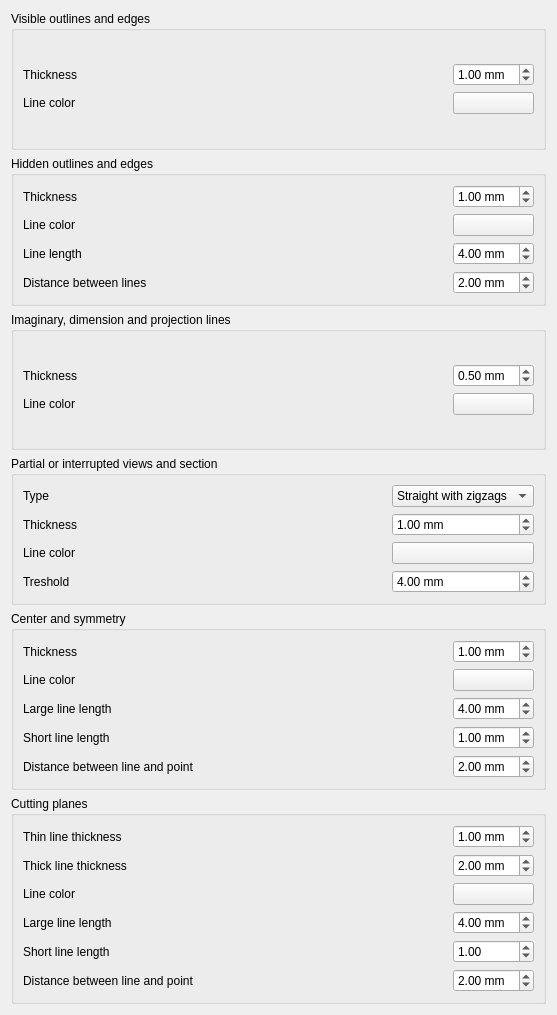
<?xml version="1.0" encoding="UTF-8"?>
<ui version="4.0">
 <class>TechDrawGui::DlgPrefsTechDraw2Imp</class>
 <widget class="QWidget" name="TechDrawGui::DlgPrefsTechDraw2Imp">
  <property name="geometry">
   <rect>
    <x>0</x>
    <y>0</y>
    <width>557</width>
    <height>1015</height>
   </rect>
  </property>
  <property name="windowTitle">
   <string>TechDraw Dimensions</string>
  </property>
  <layout class="QGridLayout" name="gridLayout_5">
   <item row="2" column="0">
    <widget class="QGroupBox" name="gbDimension">
     <property name="title">
      <string>Imaginary, dimension and projection lines</string>
     </property>
     <layout class="QGridLayout" name="gridLayout_9">
      <item row="0" column="0">
       <layout class="QGridLayout" name="gridLayout_10">
        <item row="0" column="0">
         <widget class="QLabel" name="label_13">
          <property name="text">
           <string>Thickness</string>
          </property>
         </widget>
        </item>
        <item row="1" column="0">
         <widget class="QLabel" name="label_14">
          <property name="text">
           <string>Line color</string>
          </property>
         </widget>
        </item>
        <item row="1" column="2">
         <widget class="Gui::ColorButton" name="pbDimensionColor">
          <property name="text">
           <string/>
          </property>
         </widget>
        </item>
        <item row="0" column="2">
         <widget class="QDoubleSpinBox" name="dsbThickness">
          <property name="suffix">
           <string> mm</string>
          </property>
          <property name="value">
           <double>0.500000000000000</double>
          </property>
         </widget>
        </item>
        <item row="0" column="1">
         <spacer name="horizontalSpacer_5">
          <property name="orientation">
           <enum>Qt::Horizontal</enum>
          </property>
          <property name="sizeHint" stdset="0">
           <size>
            <width>40</width>
            <height>20</height>
           </size>
          </property>
         </spacer>
        </item>
       </layout>
      </item>
     </layout>
    </widget>
   </item>
   <item row="3" column="0">
    <widget class="QGroupBox" name="gbSection">
     <property name="sizePolicy">
      <sizepolicy hsizetype="Preferred" vsizetype="Preferred">
       <horstretch>0</horstretch>
       <verstretch>0</verstretch>
      </sizepolicy>
     </property>
     <property name="title">
      <string>Partial or interrupted views and section</string>
     </property>
     <layout class="QGridLayout" name="gridLayout_6">
      <item row="0" column="0">
       <layout class="QGridLayout" name="gridLayout_7">
        <item row="1" column="0">
         <widget class="QLabel" name="label">
          <property name="text">
           <string>Thickness</string>
          </property>
         </widget>
        </item>
        <item row="1" column="2">
         <widget class="QDoubleSpinBox" name="dsbSectionThickness">
          <property name="suffix">
           <string> mm</string>
          </property>
          <property name="singleStep">
           <double>0.500000000000000</double>
          </property>
          <property name="value">
           <double>1.000000000000000</double>
          </property>
         </widget>
        </item>
        <item row="2" column="0">
         <widget class="QLabel" name="label_4">
          <property name="text">
           <string>Line color</string>
          </property>
         </widget>
        </item>
        <item row="1" column="1">
         <spacer name="horizontalSpacer_3">
          <property name="orientation">
           <enum>Qt::Horizontal</enum>
          </property>
          <property name="sizeHint" stdset="0">
           <size>
            <width>40</width>
            <height>20</height>
           </size>
          </property>
         </spacer>
        </item>
        <item row="0" column="0">
         <widget class="QLabel" name="label_15">
          <property name="text">
           <string>Type</string>
          </property>
         </widget>
        </item>
        <item row="0" column="2">
         <widget class="QComboBox" name="cbType">
          <item>
           <property name="text">
            <string>Straight with zigzags</string>
           </property>
          </item>
          <item>
           <property name="text">
            <string>Free hand</string>
           </property>
          </item>
         </widget>
        </item>
        <item row="3" column="0">
         <widget class="QLabel" name="label_6">
          <property name="text">
           <string>Treshold</string>
          </property>
         </widget>
        </item>
        <item row="3" column="2">
         <widget class="QDoubleSpinBox" name="dsbTreshold">
          <property name="suffix">
           <string> mm</string>
          </property>
          <property name="value">
           <double>4.000000000000000</double>
          </property>
         </widget>
        </item>
        <item row="2" column="2">
         <widget class="Gui::ColorButton" name="pbSectionColor">
          <property name="text">
           <string/>
          </property>
         </widget>
        </item>
       </layout>
      </item>
     </layout>
    </widget>
   </item>
   <item row="0" column="0">
    <widget class="QGroupBox" name="gbVisible">
     <property name="title">
      <string>Visible outlines and edges</string>
     </property>
     <layout class="QGridLayout" name="gridLayout_4">
      <item row="1" column="0">
       <layout class="QGridLayout" name="gridLayout" rowstretch="0,0" columnstretch="1,0,0">
        <item row="1" column="0">
         <widget class="QLabel" name="label_3">
          <property name="text">
           <string>Line color</string>
          </property>
         </widget>
        </item>
        <item row="0" column="2">
         <widget class="QDoubleSpinBox" name="dsbFontSize">
          <property name="suffix">
           <string> mm</string>
          </property>
          <property name="singleStep">
           <double>0.500000000000000</double>
          </property>
          <property name="value">
           <double>1.000000000000000</double>
          </property>
         </widget>
        </item>
        <item row="1" column="2">
         <widget class="Gui::PrefColorButton" name="colFontColor">
          <property name="toolTip">
           <string>Dimension text color</string>
          </property>
          <property name="color" stdset="0">
           <color>
            <red>0</red>
            <green>0</green>
            <blue>0</blue>
           </color>
          </property>
          <property name="prefEntry" stdset="0">
           <cstring>Color</cstring>
          </property>
          <property name="prefPath" stdset="0">
           <cstring>/Mod/TechDraw/Dimensions</cstring>
          </property>
         </widget>
        </item>
        <item row="0" column="0">
         <widget class="QLabel" name="label_2">
          <property name="text">
           <string>Thickness</string>
          </property>
         </widget>
        </item>
        <item row="1" column="1">
         <spacer name="horizontalSpacer">
          <property name="orientation">
           <enum>Qt::Horizontal</enum>
          </property>
          <property name="sizeHint" stdset="0">
           <size>
            <width>40</width>
            <height>20</height>
           </size>
          </property>
         </spacer>
        </item>
       </layout>
      </item>
     </layout>
    </widget>
   </item>
   <item row="1" column="0">
    <widget class="QGroupBox" name="gbHidden">
     <property name="enabled">
      <bool>true</bool>
     </property>
     <property name="title">
      <string>Hidden outlines and edges</string>
     </property>
     <layout class="QGridLayout" name="gridLayout_3" rowstretch="0">
      <item row="0" column="0">
       <layout class="QGridLayout" name="gridLayout_2" columnstretch="1,0,0">
        <item row="3" column="0">
         <widget class="QLabel" name="label_19">
          <property name="text">
           <string>Line color</string>
          </property>
         </widget>
        </item>
        <item row="2" column="0">
         <widget class="QLabel" name="label_18">
          <property name="text">
           <string>Thickness</string>
          </property>
         </widget>
        </item>
        <item row="2" column="2">
         <widget class="QDoubleSpinBox" name="dsbDistanceLinPoint">
          <property name="suffix">
           <string> mm</string>
          </property>
          <property name="singleStep">
           <double>0.500000000000000</double>
          </property>
          <property name="value">
           <double>1.000000000000000</double>
          </property>
         </widget>
        </item>
        <item row="2" column="1">
         <spacer name="horizontalSpacer_2">
          <property name="orientation">
           <enum>Qt::Horizontal</enum>
          </property>
          <property name="sizeHint" stdset="0">
           <size>
            <width>40</width>
            <height>20</height>
           </size>
          </property>
         </spacer>
        </item>
        <item row="4" column="0">
         <widget class="QLabel" name="label_11">
          <property name="text">
           <string>Line length</string>
          </property>
         </widget>
        </item>
        <item row="4" column="2">
         <widget class="QDoubleSpinBox" name="dsbLineLength">
          <property name="suffix">
           <string> mm</string>
          </property>
          <property name="singleStep">
           <double>0.500000000000000</double>
          </property>
          <property name="value">
           <double>4.000000000000000</double>
          </property>
         </widget>
        </item>
        <item row="5" column="0">
         <widget class="QLabel" name="label_5">
          <property name="text">
           <string>Distance between lines</string>
          </property>
         </widget>
        </item>
        <item row="5" column="2">
         <widget class="QDoubleSpinBox" name="dsbDistanceLines">
          <property name="suffix">
           <string> mm</string>
          </property>
          <property name="singleStep">
           <double>0.500000000000000</double>
          </property>
          <property name="value">
           <double>2.000000000000000</double>
          </property>
         </widget>
        </item>
        <item row="3" column="2">
         <widget class="Gui::ColorButton" name="pbHiddenColor">
          <property name="text">
           <string/>
          </property>
         </widget>
        </item>
       </layout>
      </item>
     </layout>
    </widget>
   </item>
   <item row="4" column="0">
    <widget class="QGroupBox" name="gbSymmetry">
     <property name="title">
      <string>Center and symmetry</string>
     </property>
     <layout class="QGridLayout" name="gridLayout_8">
      <item row="0" column="0">
       <layout class="QGridLayout" name="gridLayout_11">
        <item row="1" column="2">
         <widget class="Gui::ColorButton" name="pbSymmetry">
          <property name="text">
           <string/>
          </property>
         </widget>
        </item>
        <item row="0" column="2">
         <widget class="QDoubleSpinBox" name="dsbCenterThickness">
          <property name="suffix">
           <string> mm</string>
          </property>
          <property name="singleStep">
           <double>0.500000000000000</double>
          </property>
          <property name="value">
           <double>1.000000000000000</double>
          </property>
         </widget>
        </item>
        <item row="1" column="0">
         <widget class="QLabel" name="label_8">
          <property name="text">
           <string>Line color</string>
          </property>
         </widget>
        </item>
        <item row="0" column="0">
         <widget class="QLabel" name="label_7">
          <property name="text">
           <string>Thickness</string>
          </property>
         </widget>
        </item>
        <item row="1" column="1">
         <spacer name="horizontalSpacer_4">
          <property name="orientation">
           <enum>Qt::Horizontal</enum>
          </property>
          <property name="sizeHint" stdset="0">
           <size>
            <width>40</width>
            <height>20</height>
           </size>
          </property>
         </spacer>
        </item>
        <item row="2" column="0">
         <widget class="QLabel" name="label_9">
          <property name="text">
           <string>Large line length</string>
          </property>
         </widget>
        </item>
        <item row="2" column="2">
         <widget class="QDoubleSpinBox" name="dsbSymmetryLargeLength">
          <property name="suffix">
           <string> mm</string>
          </property>
          <property name="singleStep">
           <double>0.500000000000000</double>
          </property>
          <property name="value">
           <double>4.000000000000000</double>
          </property>
         </widget>
        </item>
        <item row="4" column="0">
         <widget class="QLabel" name="label_10">
          <property name="text">
           <string>Distance between line and point</string>
          </property>
         </widget>
        </item>
        <item row="4" column="2">
         <widget class="QDoubleSpinBox" name="dsbSymmetryDistance">
          <property name="suffix">
           <string> mm</string>
          </property>
          <property name="singleStep">
           <double>0.500000000000000</double>
          </property>
          <property name="value">
           <double>2.000000000000000</double>
          </property>
         </widget>
        </item>
        <item row="3" column="0">
         <widget class="QLabel" name="label_12">
          <property name="text">
           <string>Short line length</string>
          </property>
         </widget>
        </item>
        <item row="3" column="2">
         <widget class="QDoubleSpinBox" name="dsbSymmetryShortLength">
          <property name="suffix">
           <string> mm</string>
          </property>
          <property name="singleStep">
           <double>0.500000000000000</double>
          </property>
          <property name="value">
           <double>1.000000000000000</double>
          </property>
         </widget>
        </item>
       </layout>
      </item>
     </layout>
    </widget>
   </item>
   <item row="5" column="0">
    <widget class="QGroupBox" name="gbCutting">
     <property name="title">
      <string>Cutting planes</string>
     </property>
     <layout class="QGridLayout" name="gridLayout_12">
      <item row="1" column="0">
       <layout class="QGridLayout" name="gridLayout_14">
        <item row="0" column="0">
         <widget class="QLabel" name="label_16">
          <property name="text">
           <string>Thin line thickness</string>
          </property>
         </widget>
        </item>
        <item row="2" column="2">
         <widget class="Gui::ColorButton" name="pbCuttingColor">
          <property name="text">
           <string/>
          </property>
         </widget>
        </item>
        <item row="3" column="2">
         <widget class="QDoubleSpinBox" name="dsbLargeLength">
          <property name="suffix">
           <string> mm</string>
          </property>
          <property name="singleStep">
           <double>0.500000000000000</double>
          </property>
          <property name="value">
           <double>4.000000000000000</double>
          </property>
         </widget>
        </item>
        <item row="0" column="2">
         <widget class="QDoubleSpinBox" name="dsbThinThickness">
          <property name="suffix">
           <string> mm</string>
          </property>
          <property name="singleStep">
           <double>0.500000000000000</double>
          </property>
          <property name="value">
           <double>1.000000000000000</double>
          </property>
         </widget>
        </item>
        <item row="2" column="0">
         <widget class="QLabel" name="label_17">
          <property name="text">
           <string>Line color</string>
          </property>
         </widget>
        </item>
        <item row="3" column="0">
         <widget class="QLabel" name="label_20">
          <property name="text">
           <string>Large line length</string>
          </property>
         </widget>
        </item>
        <item row="4" column="0">
         <widget class="QLabel" name="label_21">
          <property name="text">
           <string>Short line length</string>
          </property>
         </widget>
        </item>
        <item row="5" column="0">
         <widget class="QLabel" name="label_22">
          <property name="text">
           <string>Distance between line and point</string>
          </property>
         </widget>
        </item>
        <item row="4" column="2">
         <widget class="QDoubleSpinBox" name="dsbShortLength">
          <property name="singleStep">
           <double>0.500000000000000</double>
          </property>
          <property name="value">
           <double>1.000000000000000</double>
          </property>
         </widget>
        </item>
        <item row="2" column="1">
         <spacer name="horizontalSpacer_6">
          <property name="orientation">
           <enum>Qt::Horizontal</enum>
          </property>
          <property name="sizeHint" stdset="0">
           <size>
            <width>40</width>
            <height>20</height>
           </size>
          </property>
         </spacer>
        </item>
        <item row="5" column="2">
         <widget class="QDoubleSpinBox" name="dsbDistanceline">
          <property name="suffix">
           <string> mm</string>
          </property>
          <property name="singleStep">
           <double>0.500000000000000</double>
          </property>
          <property name="value">
           <double>2.000000000000000</double>
          </property>
         </widget>
        </item>
        <item row="1" column="0">
         <widget class="QLabel" name="label_23">
          <property name="text">
           <string>Thick line thickness</string>
          </property>
         </widget>
        </item>
        <item row="1" column="2">
         <widget class="QDoubleSpinBox" name="dsbThickThickness">
          <property name="suffix">
           <string> mm</string>
          </property>
          <property name="singleStep">
           <double>0.500000000000000</double>
          </property>
          <property name="value">
           <double>2.000000000000000</double>
          </property>
         </widget>
        </item>
       </layout>
      </item>
     </layout>
    </widget>
   </item>
  </layout>
 </widget>
 <customwidgets>
  <customwidget>
   <class>Gui::ColorButton</class>
   <extends>QPushButton</extends>
   <header>Gui/Widgets.h</header>
  </customwidget>
  <customwidget>
   <class>Gui::PrefColorButton</class>
   <extends>Gui::ColorButton</extends>
   <header>Gui/PrefWidgets.h</header>
  </customwidget>
 </customwidgets>
 <resources/>
 <connections/>
</ui>
